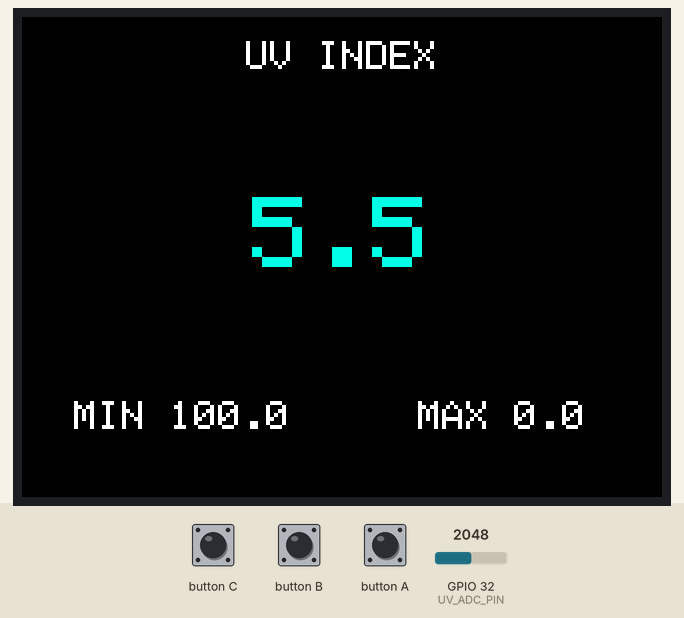
Recording of a sketch running on a simulated ESP32. On the bench: 320×240 colour display. Inputs (shaded band) come from the test bench; at power-on: GPIO 32 (UV_ADC_PIN) = 2048. WiFi joins after 1.5 s; servers stay silent unless stated; web services answer with replies made up by the test bench; what the sketch prints to the serial monitor is not drawn.

Above: at 17.5 s.
17.6 s: GPIO 32 (UV_ADC_PIN) set to 3603
At 19.8 s:
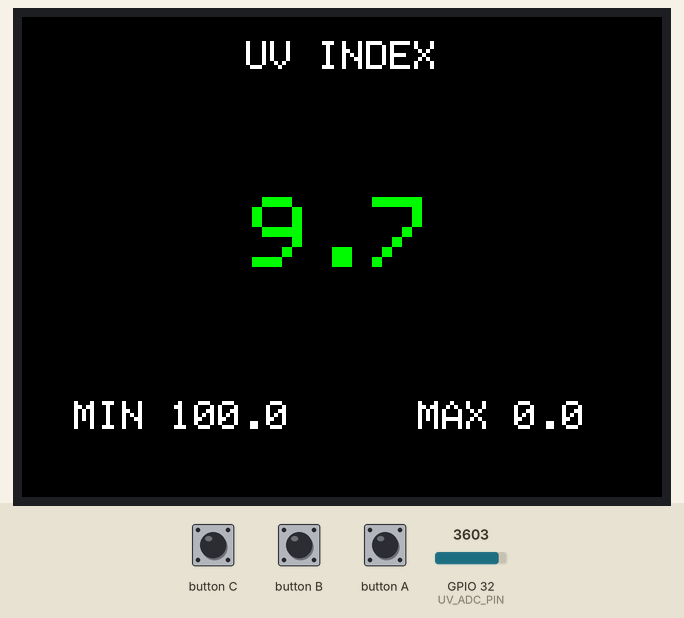
29.8 s: GPIO 32 (UV_ADC_PIN) set to 4095
At 35.6 s:
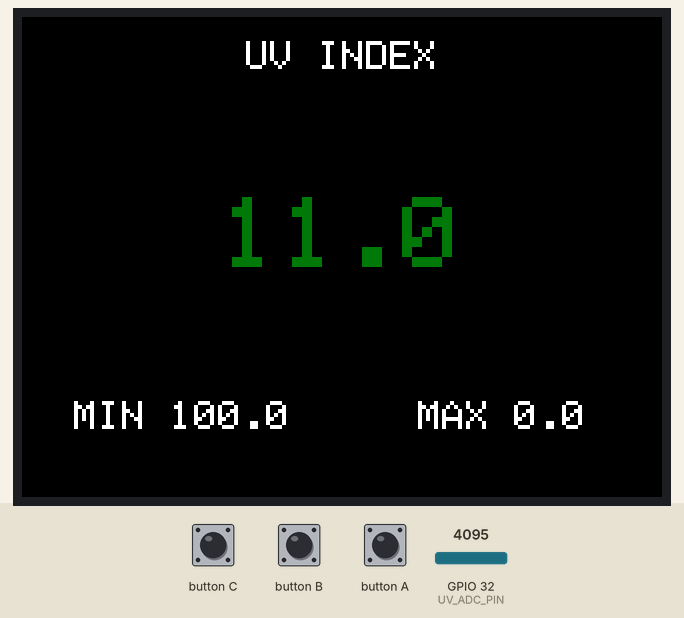
Timing chart, 0 to 37.1 s (numbered marks = the images above; inputs shaded):
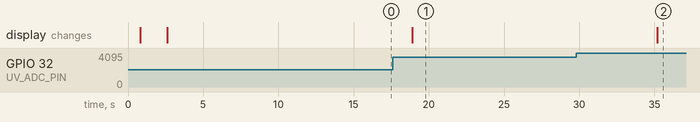

The sketch:

uv_WiFi_m5stick2.ino
```cpp
/*
Board: M5StickCPlus2
https://docs.m5stack.com/en/arduino/m5unified/speaker_class#config
G25 => GUVA S
3.3V only. DO NOT USE 5V even GUVA support 5V ESP32 ADC cannot accept 5 V analog

*/
#include <Arduino.h>
#include <M5Unified.h>
#include <WiFi.h>
#include <HTTPClient.h>
//#include "M5StickCPlus2.h"
#include "esp_bt.h"

// -------- CONFIG --------
#define UV_ADC_PIN 32
#define LOOP_DELAY_MS 16000

// -------- COLORS (RGB565) --------
#define UV_GREEN 0x07E0
#define UV_YELLOW 0xFFE0
#define UV_ORANGE 0xFD20
#define UV_RED 0xF800
#define UV_PURPLE 0x780F

String url = "https://api.thingspeak.com/update?api_key=XXXXXXX&field1=";

float uvi_min = 100.0;
float uvi_max = 0.0;
// WiFi credentials
String ssid = "SSID";
String password = "";

// -------- HELPERS --------
void connectWiFi() {
  // tft.fillScreen(BG_COLOR);
  // tft.setTextColor(TEXT_WHITE, BG_COLOR);
  // tft.setTextSize(1);
  // tft.setCursor(100, 115);
  // tft.print("Connecting WiFi...");
  Serial.println("Connecting WiFi...");

  if (ssid.length() == 0) {
    // tft.fillScreen(BG_COLOR);
    // tft.setTextColor(DOWN_COLOR, BG_COLOR);
    // tft.setCursor(80, 115);
    // tft.print("No WiFi config found!");
    Serial.println("No WiFi credentials in config.ini");
    delay(5000);
    return;
  }

  WiFi.begin(ssid.c_str(), password.c_str());

  while (WiFi.status() != WL_CONNECTED) {
    delay(500);
    Serial.print(".");
  }
  Serial.println("\nWiFi Connected");
}

uint32_t uviColor(float uvi) {
  if (uvi >= 11) return UV_PURPLE;
  if (uvi >= 8) return UV_RED;
  if (uvi >= 6) return UV_ORANGE;
  if (uvi >= 3) return UV_YELLOW;
  return UV_GREEN;
}

void screenOff() {
  M5.Display.clear(BLACK);
  M5.Display.sleep();
  M5.Display.setBrightness(0);
}

void screenOn() {
  M5.Display.wakeup();
  M5.Display.setBrightness(60);
  M5.Display.clear(BLACK);
}

void update_uv(float uvi) {
  HTTPClient http;
  // String result = String(int(uvi*100));
  String result = String(uvi);
  //Serial.println(result);
  String URL = url + result;
  Serial.println("URL=" + URL);
  http.begin(URL);
  http.setTimeout(10000);
  int httpCode = http.GET();

  if (httpCode == 200) {
    Serial.println("Sample # = "+http.getString());
  } else {
    Serial.print("Error: HTTP GET FAIL");
  }
  http.end();
}
// -------- SETUP --------
void setup() {
  auto cfg = M5.config();
  M5.begin(cfg);
  //  setCpuFrequencyMhz(80);

  // Display
  M5.Display.setRotation(3);  // Landscape
  M5.Display.setTextDatum(middle_center);

  // ADC
  // analogReadResolution(12);
  // analogSetPinAttenuation(UV_ADC_PIN, ADC_0db);

  Serial.begin(115200);
  delay(500);
  screenOn();
  M5.Display.clear(BLACK);
  M5.Display.setTextColor(WHITE, BLACK);
  M5.Display.setTextSize(1);
  M5.Display.drawString("Starting...", M5.Display.width() / 2, 20);

  Serial.println("Idle. Press M5 button to measure.");
  connectWiFi();
}

// -------- LOOP --------
void loop() {
  M5.update();
  // ---- Read sensor ----
  int raw = analogRead(UV_ADC_PIN);
  float voltage = raw * (1.1 / 4095.0);
  float uvi = voltage / 0.1;

  uint32_t color = uviColor(uvi);
  Serial.printf("RAW=%d  V=%.3f  UVI=%.2f\n", raw, voltage, uvi);

  update_uv(uvi);
  // ---- Display ----
  int w = M5.Display.width();
  int h = M5.Display.height();

  M5.Display.clear(BLACK);

  M5.Display.setTextSize(2);
  M5.Display.setTextColor(WHITE, BLACK);
  M5.Display.drawString("UV INDEX", w / 2, 20);

  M5.Display.setTextSize(5);
  M5.Display.setTextColor(color, BLACK);
  M5.Display.drawString(String(uvi, 1), w / 2, h / 2 - 10);

  M5.Display.setTextSize(2);
  M5.Display.setTextColor(WHITE, BLACK);
  M5.Display.drawString("MIN " + String(uvi_min, 1), w * 0.25, h - 40);
  M5.Display.drawString("MAX " + String(uvi_max, 1), w * 0.75, h - 40);
  // float bat = M5.Power.getBatteryVoltage();
  // Serial.printf("BAT=%d  UV=%d\n",
  //             M5.Power.getBatteryVoltage(),
  //             analogRead(32));
  // M5.Display.setTextSize(2);
  // M5.Display.drawString(String(bat, 2) + "V", w - 50, h - 20);

  delay(LOOP_DELAY_MS);
}
```

Measured:
- after the input at 17.6 s, the display: changes after 1.3 s (image 1)
- after the input at 29.8 s, the display: changes after 5.4 s (image 2)
